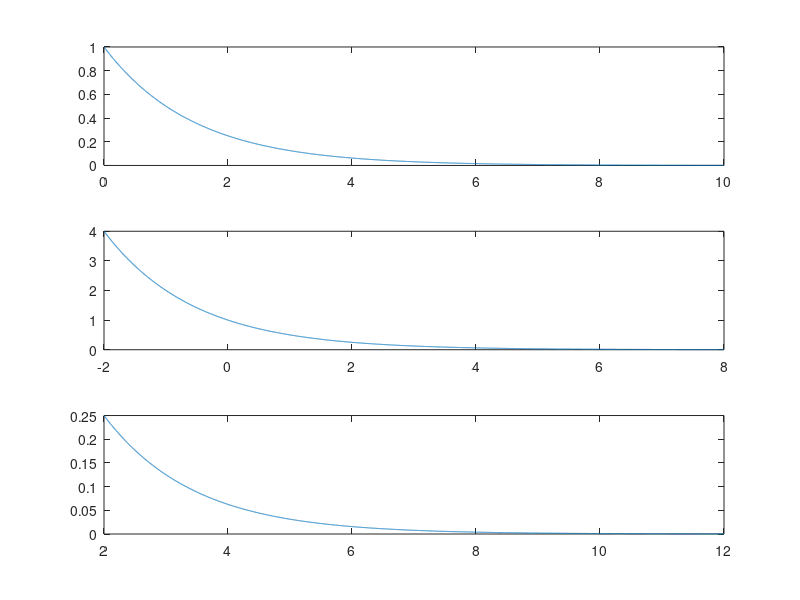

Source code (MATLAB):
%%lab5_4
format compact
close all;
clear;
clc;

%%a)
t1=0;
t2=10;
t=t1:0.001:t2;
x1=(0.5.^(t));

%%b)
x2=(0.5.^(t-2));
x3=(0.5.^(t+2));

figure();
subplot(3,1,1);
plot(t,x1);

subplot(3,1,2);
plot(t-2,x2);

subplot(3,1,3);
plot(t+2,x3);
